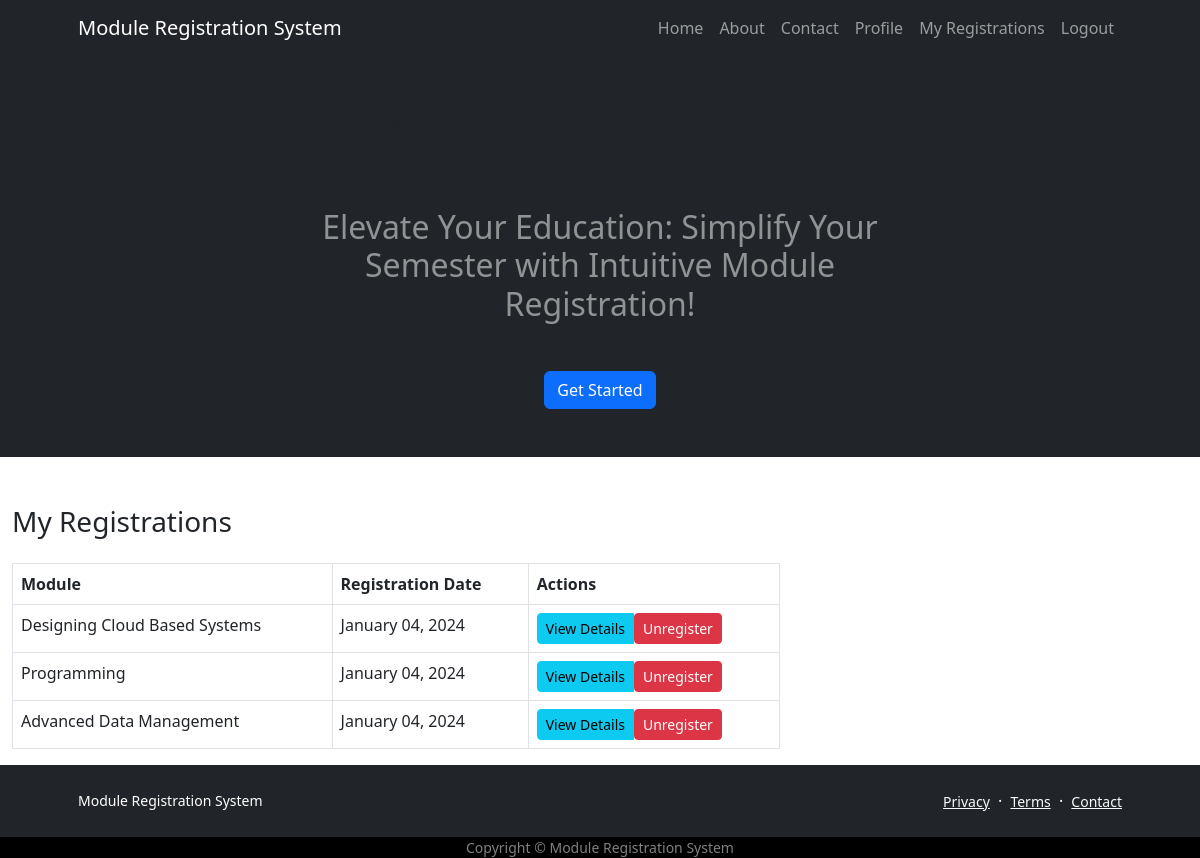
/my_registrations/ (signed in), run on the app's committed database.
### itreporting/models.py (models this page shows, shortened)
class Registration(models.Model):
    student = models.ForeignKey(User, related_name = 'registrations', on_delete = models.CASCADE)
    module = models.ForeignKey(Module, related_name = 'registrations', on_delete = models.CASCADE)
    date_of_registration = models.DateField(default = timezone.now)

class Module(models.Model):
    name = models.TextField(max_length = 100)
    code = models.CharField(max_length = 5)
    credit = models.CharField(max_length = 5)
    category = models.CharField(max_length = 100, choices = [('Humanities', 'Humanities'),
                                                            ('Social Sciences', 'Social Sciences'),
                                                            ('Natural Sciences', 'Natural Sciences'),
                                                            ('Mathematics and Satistics', 'Mathematics and Statistics'),
                                                            ('Computer Science and Information Technology', 'Computer Science and Information Technology'),
                                                            ('Engineering', 'Engineering'),
                                                            ('Health Sciences', 'Health Sciences'),
                                                            ('Business and Economics', 'Business and Economics'),
                                                            ('Fine Arts', 'Fine Arts'),
                                                            ('Law', 'Law'),
                                                            ('Languages and Linguistics', 'Languages and Linguistics'),
                                                            ('Architecture', 'Architecture')])
    description = models.TextField()
    availability = models.CharField(max_length = 100, choices = [('Open', 'Open'), ('Closed', 'Closed')])
    courses = models.ManyToManyField(Group)

### itreporting/views.py (the view)
# urls.py: path('my_registrations/', views.my_registrations, name='my-registrations'),
def my_registrations(request):
    user_registrations = Registration.objects.filter(student=request.user)
    context = {'user_registrations': user_registrations}
    return render(request, 'itreporting/myregistrations.html', context)

### itreporting/templates/itreporting/myregistrations.html (shortened to what this page needs)
{% extends "itreporting/base.html" %}
{% block content %}
<div class="container mt-5">
    <h3 class="mb-4">My Registrations</h3>
    <div class="table-responsive">
        {% if user_registrations %}
            <table class="table table-bordered">
                <thead>
                    <tr>
                        <th>Module</th>
                        <th>Registration Date</th>
                        <th>Actions</th>
                    </tr>
                </thead>
                <tbody>
                    {% for registration in user_registrations %}
                    <tr>
                        <td>{{ registration.module.name }}</td>
                        <td>{{ registration.date_of_registration|date:"F d, Y" }}</td>
                        <td>
                            <div class="btn-group" role="group" aria-label="Actions">
                                <a href="{% url 'itreporting:module-detail' pk=registration.module.id %}" class="btn btn-info btn-sm">View Details</a>
                                <form method="post" action="{% url 'itreporting:unregister-module' module_id=registration.module.id %}" class="d-inline">
                                    <button type="submit" class="btn btn-danger btn-sm">Unregister</button>
                                </form>
                            </div>
                        </td>
                    </tr>
                {% endfor %}
                </tbody>
            </table>
        {% else %}
            <p>No registrations yet. Click <a href="{% url 'itreporting:modules' fk=user.groups.first.id %}">here</a> to register to modules on your course!</p>
        {% endif %}
    </div>
</div>
{% endblock content %}

### data on the page
Registration: module.name "Designing Cloud Based Systems", date_of_registration "January 04, 2024"
Registration: module.name "Programming", date_of_registration "January 04, 2024"
Registration: module.name "Advanced Data Management", date_of_registration "January 04, 2024"
